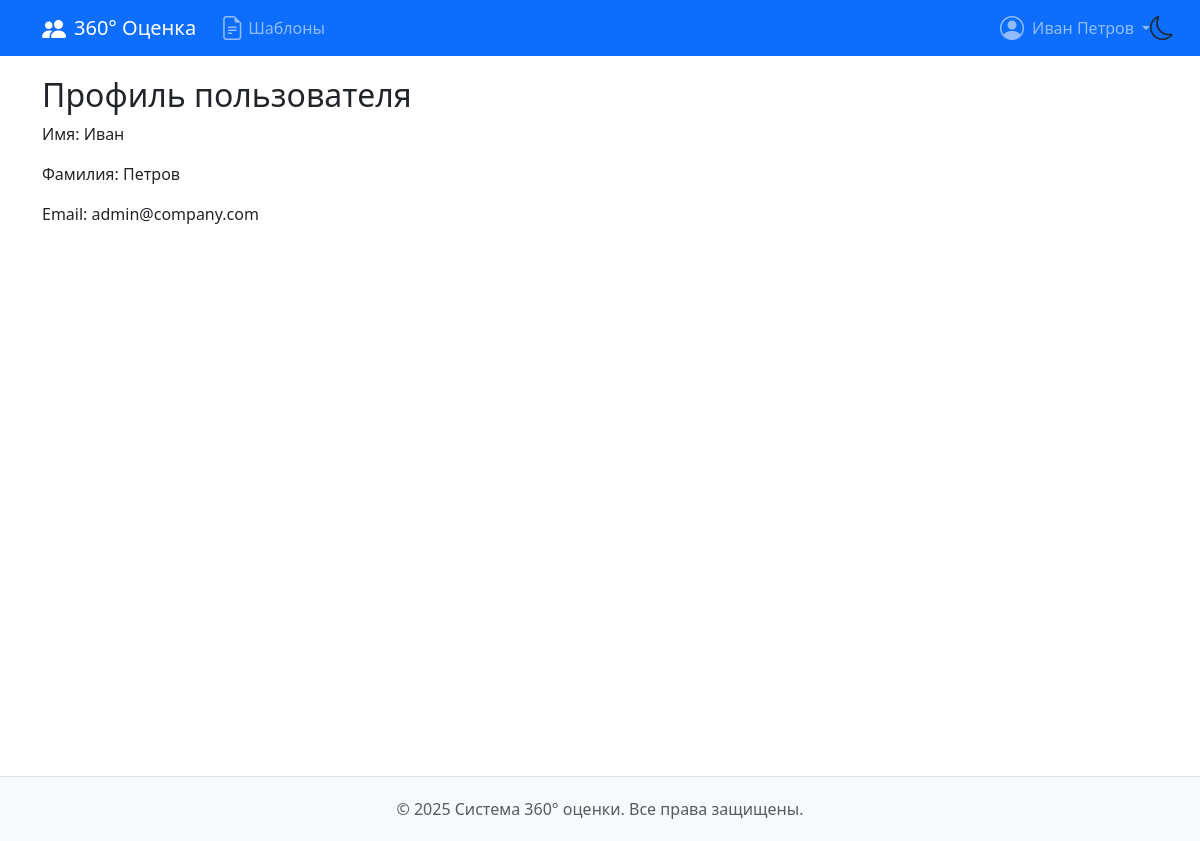
/profile/ (signed in), run on the app's committed database.
### feedback360/models.py (models this page shows, shortened)
class User(AbstractUser):
    position = models.CharField(max_length=100, blank=True, null=True)
    department = models.CharField(max_length=100, blank=True, null=True)

### feedback360/views.py (the view)
# urls.py: path('profile/', views.profile, name='profile'),
@login_required
def profile(request):
    return render(request, 'feedback360/profile.html', {
        'user': request.user
    })

### feedback360/templates/feedback360/profile.html
{% extends "feedback360/base.html" %}
{% block content %}
  <h2>Профиль пользователя</h2>
  <p>Имя: {{ user.first_name }}</p>
  <p>Фамилия: {{ user.last_name }}</p>
  <p>Email: {{ user.email }}</p>
{% endblock %}

### feedback360/templates/feedback360/base.html (shortened to what this page needs)
<!DOCTYPE html>
{% load static %}
<html lang="ru">
<head>
    <link href="https://cdn.jsdelivr.net/npm/bootstrap@5.3.0/dist/css/bootstrap.min.css" rel="stylesheet">
    <link rel="stylesheet" href="https://cdn.jsdelivr.net/npm/bootstrap-icons@1.11.1/font/bootstrap-icons.css">
    <link rel="stylesheet" href="{% static 'css/styles.css' %}">
</head>
<body>
    <div class="theme-switcher">
        <button id="theme-toggle" class="theme-btn">
            <i id="theme-icon" class="bi bi-moon"></i>
        </button>
    </div>
    <nav class="navbar navbar-expand-lg navbar-dark">
        <div class="container">
            <a class="navbar-brand" href="{% url 'dashboard' %}">
                <i class="bi bi-people-fill me-2"></i>360° Оценка
            </a>
            <div class="collapse navbar-collapse" id="mainNav">
                <ul class="navbar-nav me-auto">
                    {% if user.is_superuser %}
                    <li class="nav-item">
                        <a class="nav-link d-flex align-items-center" href="{% url 'template_list' %}">
                            <i class="bi bi-file-earmark-text me-1"></i>Шаблоны
                        </a>
                    </li>
                    {% else %}
                    <li class="nav-item">
                        <a class="nav-link d-flex align-items-center" href="{% url 'survey_list' %}">
                            <i class="bi bi-list-check me-1"></i>Мои опросы
                        </a>
                    </li>
                    {% endif %}
                </ul>
                <ul class="navbar-nav">
                    {% if user.is_authenticated %}
                    <li class="nav-item dropdown">
                        <a class="nav-link dropdown-toggle d-flex align-items-center"
                           href="#"
                           role="button"
                           data-bs-toggle="dropdown"
                           aria-expanded="false">
                            <i class="bi bi-person-circle me-2"></i>{{ user.get_full_name }}
                        </a>
                    </li>
                    {% else %}
                    <li class="nav-item">
                        <a class="nav-link d-flex align-items-center" href="{% url 'login' %}">
                            <i class="bi bi-box-arrow-in-right me-1"></i>Войти
                        </a>
                    </li>
                    {% endif %}
                </ul>
            </div>
        </div>
    </nav>
    <main class="container main-content">
        {% block content %}{% endblock %}
    </main>
    <footer class="text-center">
        <div class="container">
            <p class="mb-0 text-muted">
                &copy; {% now "Y" %} Система 360° оценки. Все права защищены.
            </p>
        </div>
    </footer>
</body>
</html>

### feedback360/static/css/styles.css (style rules this page uses)
.navbar-nav { list-style: none; padding-left: 0; }
.nav-link { display: flex !important; align-items: center; padding: 0.5rem 1rem; }
.dropdown-toggle::after { margin-left: 0.5em; vertical-align: middle; }
.bi { font-size: 1.1rem; line-height: 1; vertical-align: -0.125em; }
.main-content { min-height: calc(100vh - 120px); padding-top: 20px; padding-bottom: 40px; }

### feedback360/templates/feedback360/base.html (style rules this page uses)
:root { --bg-color: #ffffff; --text-color: #212529; --card-bg: #ffffff; --card-border: #dee2e6; --primary-color: #0d6efd; --navbar-bg: #0d6efd; --footer-bg: #f8f9fa; --list-group-bg: #ffffff; --list-group-border: rgba(0, 0, 0, 0.125); --list-group-hover-bg: #f8f9fa; --list-group-secondary-bg: #e9ecef; --list-group-text: #212529; }
body { background-color: var(--bg-color); color: var(--text-color); transition: background-color 0.3s, color 0.3s; }
.navbar { background-color: var(--navbar-bg) !important; }
footer { background-color: var(--footer-bg) !important; border-top-color: var(--card-border) !important; }
.theme-switcher { position: fixed; top: 6px; right: 20px; z-index: 1000; }
.theme-btn { background: none; border: none; font-size: 1.5rem; cursor: pointer; color: var(--text-color); transition: transform 0.3s; }
footer { padding: 20px 0; margin-top: 40px; border-top: 1px solid var(--card-border); }
.navbar-nav { list-style: none; padding-left: 0; }
.nav-link { display: flex !important; align-items: center; padding: 0.5rem 1rem; }
.dropdown-toggle::after { margin-left: 0.5em; vertical-align: middle; }
.bi { font-size: 1.5rem; line-height: 1; vertical-align: -0.125em; }

### data on the page
User: get_full_name "Иван Петров", first_name "Иван", last_name "Петров", email "admin@company.com"
